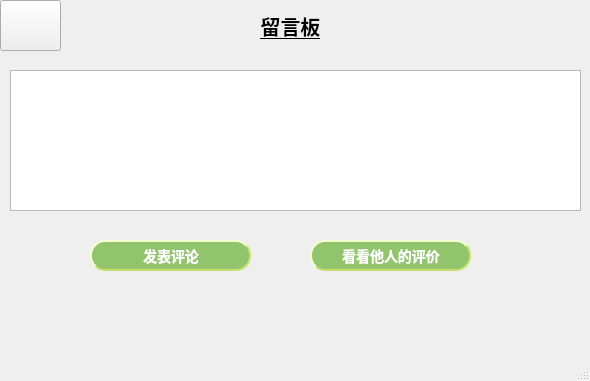
<?xml version="1.0" encoding="UTF-8"?>
<ui version="4.0">
 <class>MainWindow6</class>
 <widget class="QMainWindow" name="MainWindow6">
  <property name="geometry">
   <rect>
    <x>0</x>
    <y>0</y>
    <width>590</width>
    <height>381</height>
   </rect>
  </property>
  <property name="windowTitle">
   <string>MainWindow</string>
  </property>
  <property name="styleSheet">
   <string notr="true">


MainWindow6{background-image: url(C:/Users/12234/Desktop/9.jpg);}


</string>
  </property>
  <widget class="QWidget" name="centralwidget">
   <widget class="QLabel" name="label">
    <property name="geometry">
     <rect>
      <x>-20</x>
      <y>0</y>
      <width>621</width>
      <height>51</height>
     </rect>
    </property>
    <property name="font">
     <font>
      <pointsize>15</pointsize>
      <weight>75</weight>
      <bold>true</bold>
      <underline>true</underline>
     </font>
    </property>
    <property name="styleSheet">
     <string notr="true">color: rgb(255, 255, 255);
QLable{background-image: url(C:/Users/12234/Desktop/9.jpg);colour:white}
</string>
    </property>
    <property name="text">
     <string>留言板</string>
    </property>
    <property name="alignment">
     <set>Qt::AlignCenter</set>
    </property>
   </widget>
   <widget class="QPushButton" name="pushButton">
    <property name="geometry">
     <rect>
      <x>90</x>
      <y>240</y>
      <width>161</width>
      <height>31</height>
     </rect>
    </property>
    <property name="styleSheet">
     <string notr="true">QPushButton:hover {
background-color: #c6e070;

}

QPushButton {
background-color: #91c46c;
color: #ffffff;
color:white;
                    /* 文字颜色 */
background-color: #91c46c;       /* 背景色 */
border-style: outset;            /* 边框风格 */
border-width: 2px;               /* 边框宽度 */
border-radius: 5px;              /* 边框圆角 */
border-color: #c6e070;           /* 边框颜色 */
font: bold 14px;                 /* 字体 */
min-width: 2em;                  /* 控件最小宽度 */
min-height: 2px;                 /* 控件最小高度 */
font-family: 宋体;            /* 字库 */
padding: 5px;                    /* 内边距 */
padding-left:6px;                /* 文字横向偏移 */
padding-top:6px;                 /* 文字纵向偏移 */
border-radius:15px
}
QPushButton:pressed {
background-color: #287d7d;
}
</string>
    </property>
    <property name="text">
     <string>发表评论</string>
    </property>
   </widget>
   <widget class="QPushButton" name="pushButton_2">
    <property name="geometry">
     <rect>
      <x>0</x>
      <y>0</y>
      <width>61</width>
      <height>51</height>
     </rect>
    </property>
    <property name="styleSheet">
     <string notr="true">QPushButton{
background-image: url(C:/Users/12234/Desktop/9.jpg);
border-image: url(:/image/01/pic/10.png);


 background-color: qlineargradient(x1:0, y1:0, x2:1, y2:1,
stop:0 #91c46c,stop:1#91c46c);
 
}
QPushButton:pressed {
background-color: #287d7d;
}

</string>
    </property>
    <property name="text">
     <string/>
    </property>
   </widget>
   <widget class="QPushButton" name="pushButton_3">
    <property name="geometry">
     <rect>
      <x>310</x>
      <y>240</y>
      <width>161</width>
      <height>31</height>
     </rect>
    </property>
    <property name="styleSheet">
     <string notr="true">QPushButton:hover {
background-color: #c6e070;

}

QPushButton {
background-color: #91c46c;
color: #ffffff;
color:white;
                    /* 文字颜色 */
background-color: #91c46c;       /* 背景色 */
border-style: outset;            /* 边框风格 */
border-width: 2px;               /* 边框宽度 */
border-radius: 5px;              /* 边框圆角 */
border-color: #c6e070;           /* 边框颜色 */
font: bold 14px;                 /* 字体 */
min-width: 2em;                  /* 控件最小宽度 */
min-height: 2px;                 /* 控件最小高度 */
font-family: 宋体;            /* 字库 */
padding: 5px;                    /* 内边距 */
padding-left:6px;                /* 文字横向偏移 */
padding-top:6px;                 /* 文字纵向偏移 */
border-radius:15px
}
QPushButton:pressed {
background-color: #287d7d;
}
</string>
    </property>
    <property name="text">
     <string>看看他人的评价</string>
    </property>
   </widget>
   <widget class="QTextEdit" name="textEdit">
    <property name="geometry">
     <rect>
      <x>10</x>
      <y>70</y>
      <width>571</width>
      <height>141</height>
     </rect>
    </property>
    <property name="styleSheet">
     <string notr="true">
QTextEdit{background-image: url(C:/Users/12234/Desktop/9.jpg);}

</string>
    </property>
   </widget>
  </widget>
  <widget class="QMenuBar" name="menubar">
   <property name="geometry">
    <rect>
     <x>0</x>
     <y>0</y>
     <width>590</width>
     <height>23</height>
    </rect>
   </property>
  </widget>
  <widget class="QStatusBar" name="statusbar"/>
 </widget>
 <resources/>
 <connections/>
</ui>
